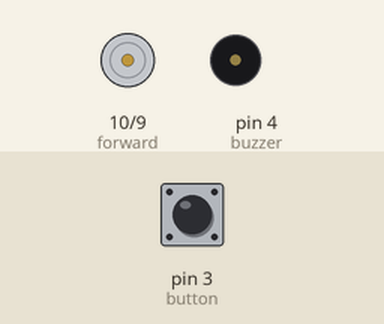
The sketch below on a simulated Arduino Uno, built with avr-gcc and run on an emulated ATmega328P. Parts: motor-driver pin pairs drawn as motors (green arrow = first pin HIGH = forward, orange = second pin HIGH = backward, longer = more drive), buzzer (waves = sounding). The inputs (shaded band) are chosen by the test bench; at power-on: pin 3 (button) LOW. What the sketch prints to the serial monitor is not drawn.

Above: at 1.2 s.
1.3 s: pin 3 (button) pulled HIGH for 0.15 s
At 2.3 s:
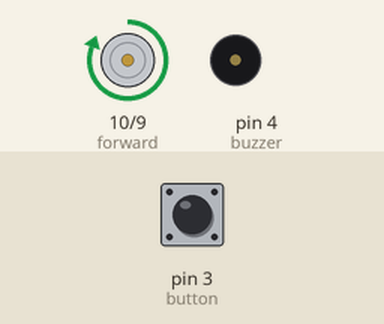
At 5.1 s:
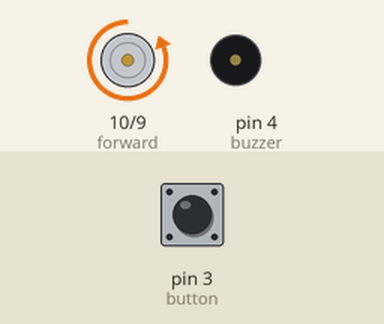
Timing chart, 0 to 7.3 s (numbered marks = the images above; inputs shaded):
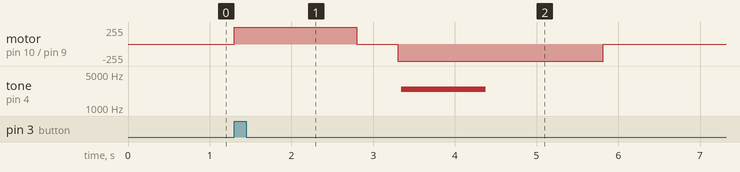

The sketch:

motorControls.ino
```cpp
int forward = 10;
int reverse = 9;
int button = 3;
int buzzer = 4;

void setup() {
  Serial.begin(9600);
  pinMode(forward,OUTPUT);
  pinMode(reverse,OUTPUT);
  pinMode(button,INPUT);
  pinMode(buzzer,OUTPUT);
}

void buzz(int targetPin, long frequency, long length){
  long delayValue = 1000000/frequency/2;
  long numCycles = frequency * length/1000;
  for (long i=0; i < numCycles; i++){
    digitalWrite(targetPin, HIGH);
    delayMicroseconds(delayValue);
    digitalWrite(targetPin, LOW);
    delayMicroseconds(delayValue);
  }
}

void setMotor(char select, char direct, int power)//Select: R/L, Direct: +/-, Speed: 0-63
{  int pack;
//Select motor
  if(select == 'R'){
    pack = 64;
  }
  else if(select == 'L'){
    pack = 192;
  }
  else{
    Serial.println("Error selecting motor");
    }
//Check that speed is with in allowed range
  if(power>63||power<0){
    Serial.println("Error too high of speed");
  }
//Apply speed based on direction
  if(direct == '+'){
    pack += power;}
  else if(direct == '-'){
    pack -= power;}
  else{
    Serial.println("Error selecting direction");
    }
//Send serial to motor controller
  Serial.write(pack);
//Display direction
  if(direct == '-'){
    digitalWrite(reverse,HIGH);
    digitalWrite(forward,LOW);
    buzz(buzzer,2500,500);}
  else if(direct == '+'){
    digitalWrite(forward,HIGH);
    digitalWrite(reverse,LOW);
  }
  if(power==0){
      digitalWrite(forward,LOW);
      digitalWrite(reverse,LOW);
    }
}

void stopMotors(){
  Serial.write(0x00);
  digitalWrite(forward,LOW);
  digitalWrite(reverse,LOW);
}

void loop() {
  while(digitalRead(button)==1){
  setMotor('R','+',5);
  setMotor('L','+',5);
  delay(1500);
  stopMotors();
  delay(500);
  setMotor('R','-', 5);
  setMotor('L','-', 5);
  delay(1500);
  setMotor('R','+',0);
  setMotor('L','+',0);
  delay(500);
  }
}
```

Measured:
- after the input at 1.3 s, motor on pin 10 (forward) / pin 9 (reverse): stopped → forward 255/255 at once, → stopped 1.5 s later, → backward 255/255 0.50 s later, → stopped 2.5 s later; tone on pin 4 (buzzer): silent → 2456 Hz after 2.0 s, → silent 1.0 s later
